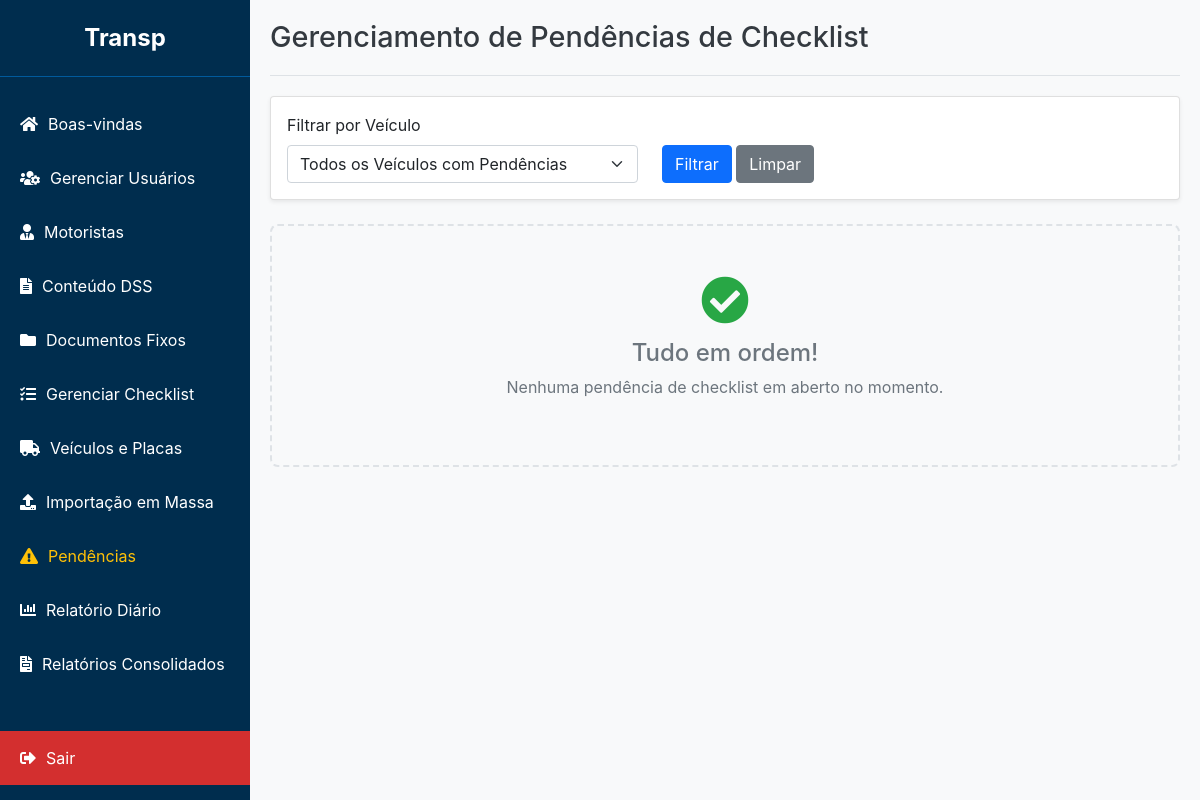
Page /admin/pendencias (signed in) on the earlier database version.
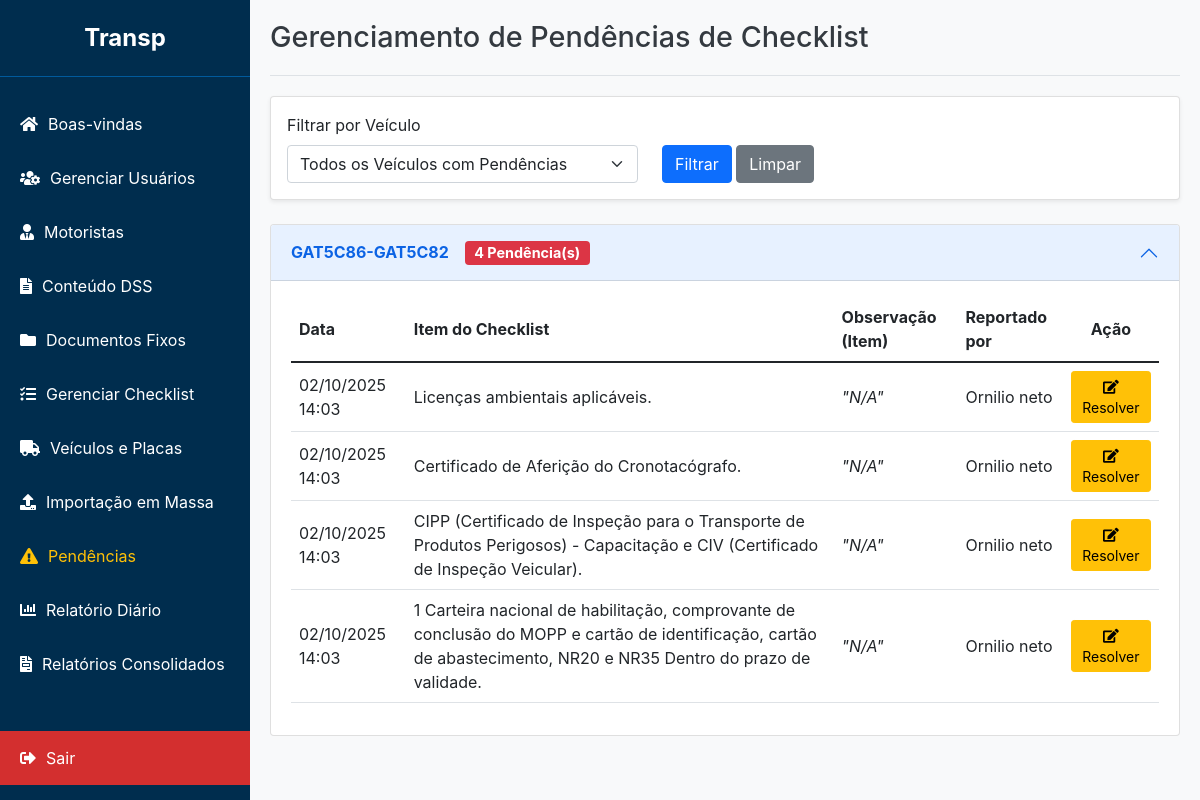
Same page on the later database version.
### app/models.py (models this page shows, shortened)
class Veiculo(db.Model):
    id = db.Column(db.Integer, primary_key=True)
    unidade = db.Column(db.String(100), nullable=True)
    operacao = db.Column(db.String(100), nullable=True) # NOVO CAMPO
    nome_conjunto = db.Column(db.String(100), unique=True, nullable=False)
    placa_cavalo_id = db.Column(db.Integer, db.ForeignKey('placa.id'), nullable=False)
    placa_carreta1_id = db.Column(db.Integer, db.ForeignKey('placa.id'), nullable=True)
    placa_carreta2_id = db.Column(db.Integer, db.ForeignKey('placa.id'), nullable=True)
    obs = db.Column(db.Text)
    placa_cavalo = db.relationship('Placa', foreign_keys=[placa_cavalo_id])
    placa_carreta1 = db.relationship('Placa', foreign_keys=[placa_carreta1_id])
    placa_carreta2 = db.relationship('Placa', foreign_keys=[placa_carreta2_id])
    motoristas = db.relationship('Motorista', backref='veiculo', lazy=True)
    checklists_preenchidos = db.relationship('ChecklistPreenchido', backref='veiculo', lazy=True)

class Pendencia(db.Model):
    id = db.Column(db.Integer, primary_key=True)
    item_id = db.Column(db.Integer, db.ForeignKey('checklist_item.id'), nullable=False)
    veiculo_id = db.Column(db.Integer, db.ForeignKey('veiculo.id'), nullable=False)
    resposta_abertura_id = db.Column(db.Integer, db.ForeignKey('checklist_resposta.id'), nullable=False)
    status = db.Column(db.String(50), nullable=False, default='PENDENTE')
    data_criacao = db.Column(db.DateTime, nullable=False, default=datetime.utcnow)
    data_resolucao = db.Column(db.DateTime, nullable=True)
    observacao_admin = db.Column(db.Text, nullable=True)
    numero_os = db.Column(db.String(50), nullable=True) # Campo para a Ordem de Serviço
    item = db.relationship('ChecklistItem')
    veiculo = db.relationship('Veiculo')
    resposta_abertura = db.relationship('ChecklistResposta')

class ChecklistItem(db.Model):
    id = db.Column(db.Integer, primary_key=True)
    checklist_id = db.Column(db.Integer, db.ForeignKey('checklist.id'), nullable=False)
    texto = db.Column(db.String(500), nullable=False)
    ordem = db.Column(db.Integer, default=0) # Para ordenar os itens
    parent_id = db.Column(db.Integer, db.ForeignKey('checklist_item.id'), nullable=True)
    sub_itens = db.relationship('ChecklistItem', backref=db.backref('parent', remote_side=[id]), lazy='dynamic', cascade="all, delete-orphan")

class ChecklistResposta(db.Model):
    id = db.Column(db.Integer, primary_key=True)
    preenchimento_id = db.Column(db.Integer, db.ForeignKey('checklist_preenchido.id'), nullable=False)
    item_id = db.Column(db.Integer, db.ForeignKey('checklist_item.id'), nullable=False)
    resposta = db.Column(db.String(50)) # Ex: 'CONFORME', 'NAO CONFORME'
    observacao = db.Column(db.Text)
    item = db.relationship('ChecklistItem')

class Motorista(db.Model):
    id = db.Column(db.Integer, primary_key=True)
    unidade = db.Column(db.String(100), nullable=True)
    operacao = db.Column(db.String(100), nullable=True) # NOVO CAMPO
    nome = db.Column(db.String(150), nullable=False)
    cpf = db.Column(db.String(14), unique=True, nullable=False)
    rg = db.Column(db.String(20))
    cnh = db.Column(db.String(20))
    frota = db.Column(db.String(50))
    password_hash = db.Column(db.String(256), nullable=True)
    veiculo_id = db.Column(db.Integer, db.ForeignKey('veiculo.id'), nullable=True)
    assinaturas = db.relationship('Assinatura', backref='motorista', lazy=True)
    checklists_preenchidos = db.relationship('ChecklistPreenchido', backref='motorista', lazy=True)

### app/routes.py (the view)
@admin_bp.route('/pendencias', methods=['GET'])
@login_required()  # Garante que apenas usuários logados acessem
def gerenciar_pendencias():
    user_role = session.get('role')
    user_unidade = session.get('unidade')
    pendencias_agrupadas = defaultdict(list)
    query = Pendencia.query.join(Veiculo).filter(Pendencia.status == 'PENDENTE')
    if user_role != 'admin':
        query = query.filter(Veiculo.unidade == user_unidade)
    veiculo_id_str = request.args.get('veiculo_id')
    veiculo_id = int(veiculo_id_str) if veiculo_id_str else None
    if veiculo_id:
        query = query.filter(Pendencia.veiculo_id == veiculo_id)
    pendencias = query.order_by(Pendencia.data_criacao.desc()).all()
    for pendencia in pendencias:
        pendencias_agrupadas[pendencia.veiculo].append(pendencia)
    veiculos_query = Veiculo.query
    if user_role != 'admin':
        veiculos_query = veiculos_query.filter(Veiculo.unidade == user_unidade)
    todos_veiculos = veiculos_query.order_by(Veiculo.nome_conjunto).all()
    return render_template(
        'admin_pendencias.html',
        pendencias_agrupadas=pendencias_agrupadas,
        todos_veiculos=todos_veiculos,
        veiculo_selecionado_id=veiculo_id
    )

### app/routes.py (called while the page is built)
def login_required(required_role=["admin", "master", "comum"]):
    def decorator(f):
        @wraps(f)
        def decorated_function(*args, **kwargs):
            if 'user_id' not in session:
                flash('Por favor, faça login para acessar esta página.', 'warning')
                return redirect(url_for('admin.login'))
            user_role = session.get('role')
            if user_role not in required_role:
                flash('Você não tem permissão para acessar esta página.', 'danger')
                return redirect(url_for('admin.dashboard'))
            return f(*args, **kwargs)
        return decorated_function
    return decorator

### app/templates/admin_pendencias.html (shortened to what this page needs)
{% extends "base_adm.html" %}
{% block header %}Gerenciamento de Pendências de Checklist{% endblock %}
{% block content %}
<div class="card shadow-sm mb-4">
    <div class="card-body">
        <form method="GET" action="{{ url_for('admin.gerenciar_pendencias') }}">
            <div class="row align-items-end">
                <div class="col-md-5">
                    <label for="veiculo_id" class="form-label">Filtrar por Veículo</label>
                    <select name="veiculo_id" id="veiculo_id" class="form-select">
                        <option value="">Todos os Veículos com Pendências</option>
                    </select>
                </div>
                <div class="col-md-3">
                    <button type="submit" class="btn btn-primary">Filtrar</button>
                    <a href="{{ url_for('admin.gerenciar_pendencias') }}" class="btn btn-secondary">Limpar</a>
                </div>
            </div>
        </form>
    </div>
</div>
{% if not pendencias_agrupadas %}
    <div class="empty-state">
        <i class="fas fa-check-circle"></i>
        <h4>Tudo em ordem!</h4>
        <p>Nenhuma pendência de checklist em aberto no momento.</p>
    </div>
{% else %}
    <div class="accordion" id="pendenciasAccordion">
        {% for veiculo, pendencias in pendencias_agrupadas.items() %}
            <div class="accordion-item">
                <h2 class="accordion-header" id="heading-{{ veiculo.id }}">
                    <button class="accordion-button" type="button" data-bs-toggle="collapse" data-bs-target="#collapse-{{ veiculo.id }}" aria-expanded="true" aria-controls="collapse-{{ veiculo.id }}">
                        <strong>{{ veiculo.nome_conjunto }}</strong>
                        <span class="ms-3 badge bg-danger">{{ pendencias|length }} Pendência(s)</span>
                    </button>
                </h2>
                <div id="collapse-{{ veiculo.id }}" class="accordion-collapse collapse show" aria-labelledby="heading-{{ veiculo.id }}" data-bs-parent="#pendenciasAccordion">
                    <div class="accordion-body">
                        <table class="table table-sm table-hover">
                            <thead>
                                <tr>
                                    <th>Data</th>
                                    <th>Item do Checklist</th>
                                    <th>Observação (Item)</th>
                                    <th>Reportado por</th>
                                    <th class="text-center">Ação</th>
                                </tr>
                            </thead>
                            <tbody>
                                {% for pendencia in pendencias %}
                                    <tr>
                                        <td>{{ pendencia.data_criacao.strftime('%d/%m/%Y %H:%M') }}</td>
                                        <td>{{ pendencia.item.texto }}</td>
                                        <td><em>"{{ pendencia.resposta_abertura.observacao or 'N/A' }}"</em></td>
                                        <td>{{ pendencia.resposta_abertura.preenchimento.motorista.nome }}</td>
                                        <td class="text-center">
                                            <button type="button" class="btn btn-warning btn-sm" data-bs-toggle="modal" data-bs-target="#resolverModal-{{ pendencia.id }}">
                                                <i class="fas fa-edit"></i> Resolver
                                            </button>
                                        </td>
                                    </tr>
                                                            {% set preenchimento = pendencia.resposta_abertura.preenchimento %}
                                {% endfor %}
                            </tbody>
                        </table>
                    </div>
                </div>
            </div>
        {% endfor %}
    </div>
{% endif %}
{% endblock %}

### app/templates/base_adm.html (shortened to what this page needs)
<!DOCTYPE html>
<html lang="pt-br">
<head>
    <link rel="stylesheet" href="https://cdnjs.cloudflare.com/ajax/libs/font-awesome/5.15.4/css/all.min.css">
    <link href="https://cdn.jsdelivr.net/npm/bootstrap@5.1.3/dist/css/bootstrap.min.css" rel="stylesheet">
</head>
<body>
    <nav class="sidebar" id="sidebar">
        <div class="sidebar-header">
            Transp
        </div>
        <ul class="sidebar-nav">
            <li><a href="{{ url_for('admin.dashboard') }}"><i class="fas fa-home"></i> Boas-vindas</a></li>
            <li><a href="{{ url_for('admin.gerenciar_usuarios') }}"><i class="fas fa-users-cog"></i> Gerenciar Usuários</a></li>
            <li><a href="{{ url_for('admin.motoristas') }}"><i class="fas fa-user-tie"></i> Motoristas</a></li>
            <li><a href="{{ url_for('admin.conteudo') }}"><i class="fas fa-file-alt"></i> Conteúdo DSS</a></li>
            <li><a href="{{ url_for('admin.gerenciar_documentos') }}"><i class="fas fa-folder"></i> Documentos Fixos</a></li>
            <li><a href="{{ url_for('admin.checklists') }}"><i class="fas fa-tasks"></i> Gerenciar Checklist</a></li>
            <li><a href="{{ url_for('admin.veiculos') }}"><i class="fas fa-truck"></i> Veículos e Placas</a></li>
            {% if session.role == 'admin' %}
            <li><a href="{{ url_for('admin.importacao_pagina') }}"><i class="fas fa-upload"></i> Importação em Massa</a></li>
            {% endif %}
            <li><a href="{{ url_for('admin.gerenciar_pendencias') }}" style="color: #ffc107;"><i class="fas fa-exclamation-triangle"></i> Pendências</a></li>
            <li><a href="{{ url_for('admin.acompanhamento_diario') }}"><i class="fas fa-chart-bar"></i> Relatório Diário</a></li>
            <li><a href="{{ url_for('admin.relatorios_consolidados') }}"><i class="fas fa-file-invoice"></i> Relatórios Consolidados</a></li>
        </ul>
        <ul class="sidebar-nav">
             <li class="logout-link"><a href="{{ url_for('admin.admin_logout') }}"><i class="fas fa-sign-out-alt"></i> Sair</a></li>
        </ul>
    </nav>
    <main class="main-content" id="main-content">
        {% if self.header()|trim %}
        <header class="header">
            <h1>{% block header %}{% endblock %}</h1>
        </header>
        {% endif %}
        <section class="content">
            {% block content %}{% endblock %}
        </section>
    </main>
</body>
</html>

### app/templates/base_adm.html (style rules this page uses)
:root { --sidebar-width: 250px; --header-height: 60px; --primary-blue: #002D4E; --light-blue: #005A9C; --logout-red: #d32f2f; --logout-red-hover: #c62828; --flash-success: #d4edda; --flash-success-text: #155724; --flash-error: #f8d7da; --flash-error-text: #721c24; --flash-info: #cce5ff; --flash-info-text: #004085; }
body { font-family: -apple-system, BlinkMacSystemFont, "Segoe UI", Roboto, "Helvetica Neue", Arial, sans-serif; margin: 0; background-color: #f8f9fa; }
.sidebar { width: var(--sidebar-width); background-color: var(--primary-blue); color: white; display: flex; flex-direction: column; position: fixed; top: 0; left: 0; height: 100%; transition: transform 0.3s ease; z-index: 1020; }
.sidebar-header { padding: 20px; text-align: center; font-size: 1.5em; font-weight: bold; border-bottom: 1px solid var(--light-blue); }
.sidebar-nav { list-style-type: none; padding: 0; margin: 20px 0; flex-grow: 1; }
.sidebar-nav li a { color: white; text-decoration: none; display: flex; align-items: center; gap: 10px; padding: 15px 20px; transition: background-color 0.2s; }
.logout-link { margin-top: auto; }
.logout-link a { background-color: var(--logout-red) !important; }
.main-content { margin-left: var(--sidebar-width); padding: 20px; width: calc(100% - var(--sidebar-width)); }
.header { padding-bottom: 20px; border-bottom: 1px solid #dee2e6; margin-bottom: 20px; }
.header h1 { margin: 0; font-size: 1.8rem; color: #343a40; }

### app/templates/admin_pendencias.html (style rules this page uses)
.accordion-button { font-weight: 500; }
.badge { font-size: 0.9em; }
.table-sm th, .table-sm td { padding: 0.5rem; vertical-align: middle; }

Differences in the rows shown:
now on this page (row unchanged): Veiculo: nome_conjunto "GAT5C86-GAT5C82", pendencias "4"
added Pendencia: data_criacao "02/10/2025 14:03", item.texto "Licenças ambientais aplicáveis.", resposta_abertura "N/A", resposta_abertura.preenchimento.motorista.nome "Ornilio neto"
added Pendencia: data_criacao "02/10/2025 14:03", item.texto "Certificado de Aferição do Cronotacógrafo.", resposta_abertura "N/A", resposta_abertura.preenchimento.motorista.nome "Ornilio neto"
added Pendencia: data_criacao "02/10/2025 14:03", item.texto "CIPP (Certificado de Inspeção para o Transporte de Produtos Perigosos) - Capacitação e CIV (Certificado de Inspeção Veicular).", resposta_abertura "N/A", resposta_abertura.preenchimento.motorista.nome "Ornilio neto"
added Pendencia: data_criacao "02/10/2025 14:03", item.texto "1 Carteira nacional de habilitação, comprovante de conclusão do MOPP e cartão de identificação, cartão de abastecimento, NR20 e NR35 Dentro do prazo de validade.", resposta_abertura "N/A", resposta_abertura.preenchimento.motorista.nome "Ornilio neto"
Other differences:
text no longer shown: "Tudo em ordem! Nenhuma pendência de checklist em aberto no momento."
